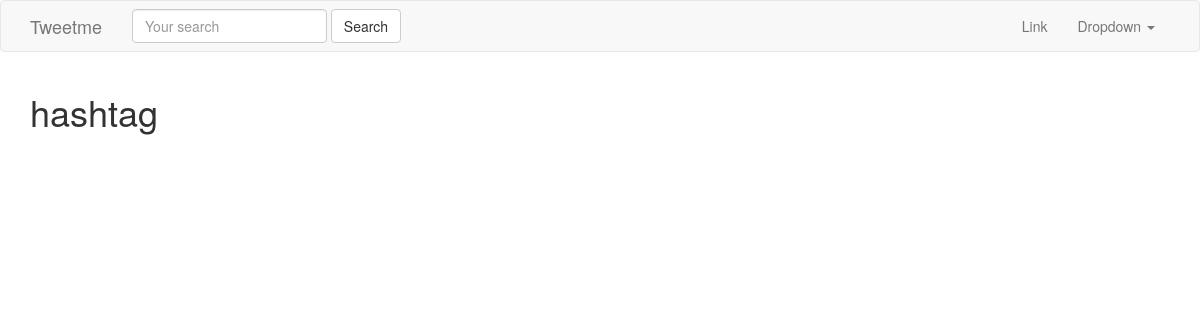
The app's page /tags/hashtag/, older data.
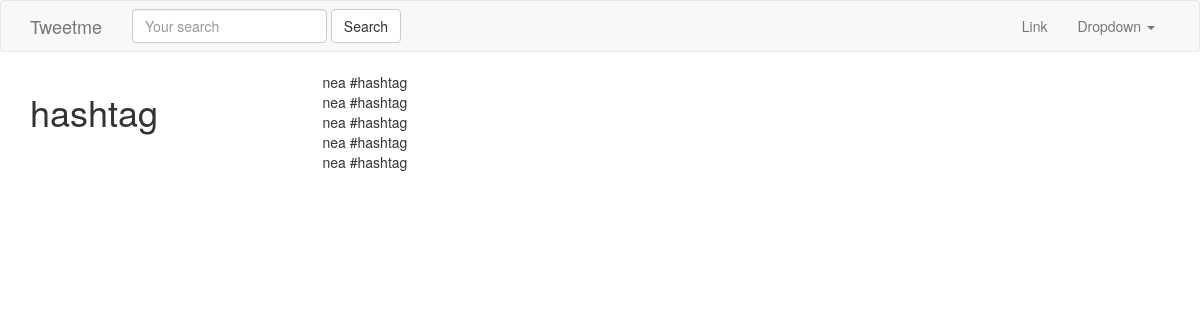
The same page, newer data.
### tweets/models.py (models this page shows, shortened)
class Tweet(models.Model):
    parent      = models.ForeignKey("self", blank=True, null=True)
    user        = models.ForeignKey(settings.AUTH_USER_MODEL)
    content     = models.CharField(max_length=140, validators=[validate_content])
    updated     = models.DateTimeField(auto_now=True)
    timestamp   = models.DateTimeField(auto_now_add=True)
    objects = TweetManager()
    class Meta:
        ordering = ['-timestamp']

### hashtags/views.py (the view)
# urls.py: url(r'^tags/(?P<hashtag>.*)/$', HashTagView.as_view(), name='hashtag'),
class HashTagView(View):
    def get(self, request, hashtag, *args, **kwargs):
        obj, created = HashTag.objects.get_or_create(tag=hashtag)
        return render(request, 'hashtags/tag_view.html', {"obj": obj})

### hashtags/models.py (called while the page is built)
    def get_tweets(self):
        return Tweet.objects.filter(content__icontains="#" + self.tag)

### hashtags/templates/hashtags/tag_view.html
{% extends "base.html" %}
{% block content %}
    <div class='row'>
        <div class='col-sm-3 col-xs-12'>
        <h1>{{ obj.tag }}</h1>
        </div>
        <div class='col-sm-9 '>
          {% for tweet in obj.get_tweets %}
          {{ tweet.content }} <br/>
          {% endfor %}
        </div>
    </div>
{% endblock content %}

Row changes from the older to the newer data that the page shows:
added Tweet: content "nea #hashtag"
added Tweet: content "nea #hashtag"
added Tweet: content "nea #hashtag"
added Tweet: content "nea #hashtag"
added Tweet: content "nea #hashtag"
